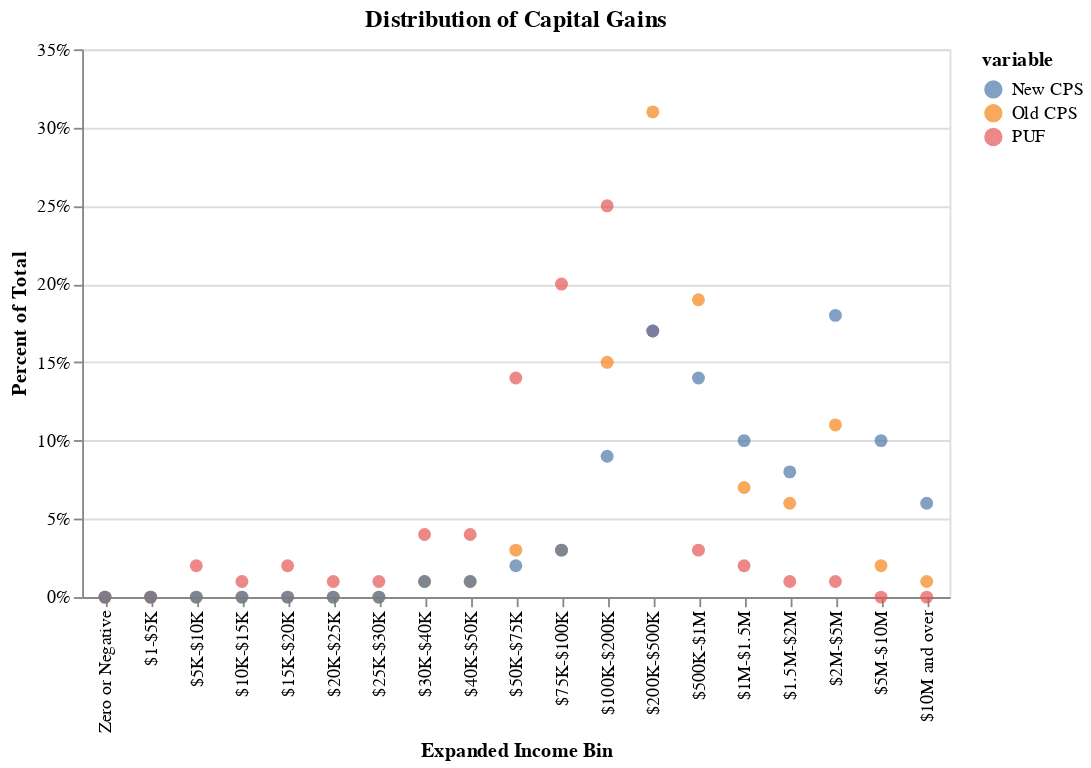

Notebook source saved alongside this figure:
### Code cell
cg_dist = distplot("e01100")
cg_dist.title = "Distribution of Capital Gains"
cg_dist

### Figure 1 — Vega-Lite specification as saved in the notebook (floating-point values rounded to 4 significant figures)
{"config": {"view": {"continuousWidth": 400, "continuousHeight": 300}}, "data": {"name": "data-26dfaf091225e3e0063a0a6f0c629705"}, "mark": {"type": "circle", "size": 50}, "encoding": {"color": {"type": "nominal", "field": "variable"}, "x": {"type": "ordinal", "axis": {"title": "Expanded Income Bin"}, "field": "index", "sort": ["Zero or Negative", "$1-$5K", "$5K-$10K", "$10K-$15K", "$15K-$20K", "$20K-$25K", "$25K-$30K", "$30K-$40K", "$40K-$50K", "$50K-$75K", "$75K-$100K", "$100K-$200K", "$200K-$500K", "$500K-$1M", "$1M-$1.5M", "$1.5M-$2M", "$2M-$5M", "$5M-$10M", "$10M and over"]}, "y": {"type": "quantitative", "axis": {"format": "%", "title": "Percent of Total"}, "field": "value"}}, "title": "Distribution of Capital Gains", "width": 475, "$schema": "https://vega.github.io/schema/vega-lite/v4.0.0.json", "datasets": {"data-26dfaf091225e3e0063a0a6f0c629705": [{"index": "Zero or Negative", "variable": "PUF", "value": 0.0}, {"index": "$1-$5K", "variable": "PUF", "value": 0.0}, {"index": "$5K-$10K", "variable": "PUF", "value": 0.02}, {"index": "$10K-$15K", "variable": "PUF", "value": 0.01}, {"index": "$15K-$20K", "variable": "PUF", "value": 0.02}, {"index": "$20K-$25K", "variable": "PUF", "value": 0.01}, {"index": "$25K-$30K", "variable": "PUF", "value": 0.01}, {"index": "$30K-$40K", "variable": "PUF", "value": 0.04}, {"index": "$40K-$50K", "variable": "PUF", "value": 0.04}, {"index": "$50K-$75K", "variable": "PUF", "value": 0.14}, {"index": "$75K-$100K", "variable": "PUF", "value": 0.2}, {"index": "$100K-$200K", "variable": "PUF", "value": 0.25}, {"index": "$200K-$500K", "variable": "PUF", "value": 0.17}, {"index": "$500K-$1M", "variable": "PUF", "value": 0.03}, {"index": "$1M-$1.5M", "variable": "PUF", "value": 0.02}, {"index": "$1.5M-$2M", "variable": "PUF", "value": 0.01}, {"index": "$2M-$5M", "variable": "PUF", "value": 0.01}, {"index": "$5M-$10M", "variable": "PUF", "value": 0.0}, {"index": "$10M and over", "variable": "PUF", "value": 0.0}, {"index": "Zero or Negative", "variable": "Old CPS", "value": 0.0}, {"index": "$1-$5K", "variable": "Old CPS", "value": 0.0}, {"index": "$5K-$10K", "variable": "Old CPS", "value": 0.0}, {"index": "$10K-$15K", "variable": "Old CPS", "value": 0.0}, {"index": "$15K-$20K", "variable": "Old CPS", "value": 0.0}, {"index": "$20K-$25K", "variable": "Old CPS", "value": 0.0}, {"index": "$25K-$30K", "variable": "Old CPS", "value": 0.0}, {"index": "$30K-$40K", "variable": "Old CPS", "value": 0.01}, {"index": "$40K-$50K", "variable": "Old CPS", "value": 0.01}, {"index": "$50K-$75K", "variable": "Old CPS", "value": 0.03}, {"index": "$75K-$100K", "variable": "Old CPS", "value": 0.03}, {"index": "$100K-$200K", "variable": "Old CPS", "value": 0.15}, {"index": "$200K-$500K", "variable": "Old CPS", "value": 0.31}, {"index": "$500K-$1M", "variable": "Old CPS", "value": 0.19}, {"index": "$1M-$1.5M", "variable": "Old CPS", "value": 0.07}, {"index": "$1.5M-$2M", "variable": "Old CPS", "value": 0.06}, {"index": "$2M-$5M", "variable": "Old CPS", "value": 0.11}, {"index": "$5M-$10M", "variable": "Old CPS", "value": 0.02}, {"index": "$10M and over", "variable": "Old CPS", "value": 0.01}, {"index": "Zero or Negative", "variable": "New CPS", "value": 0.0}, {"index": "$1-$5K", "variable": "New CPS", "value": 0.0}, {"index": "$5K-$10K", "variable": "New CPS", "value": 0.0}, {"index": "$10K-$15K", "variable": "New CPS", "value": 0.0}, {"index": "$15K-$20K", "variable": "New CPS", "value": 0.0}, {"index": "$20K-$25K", "variable": "New CPS", "value": 0.0}, {"index": "$25K-$30K", "variable": "New CPS", "value": 0.0}, {"index": "$30K-$40K", "variable": "New CPS", "value": 0.01}, {"index": "$40K-$50K", "variable": "New CPS", "value": 0.01}, {"index": "$50K-$75K", "variable": "New CPS", "value": 0.02}, {"index": "$75K-$100K", "variable": "New CPS", "value": 0.03}, {"index": "$100K-$200K", "variable": "New CPS", "value": 0.09}, {"index": "$200K-$500K", "variable": "New CPS", "value": 0.17}, {"index": "$500K-$1M", "variable": "New CPS", "value": 0.14}, {"index": "$1M-$1.5M", "variable": "New CPS", "value": 0.1}, {"index": "$1.5M-$2M", "variable": "New CPS", "value": 0.08}, {"index": "$2M-$5M", "variable": "New CPS", "value": 0.18}, {"index": "$5M-$10M", "variable": "New CPS", "value": 0.1}, {"index": "$10M and over", "variable": "New CPS", "value": 0.06}]}}
